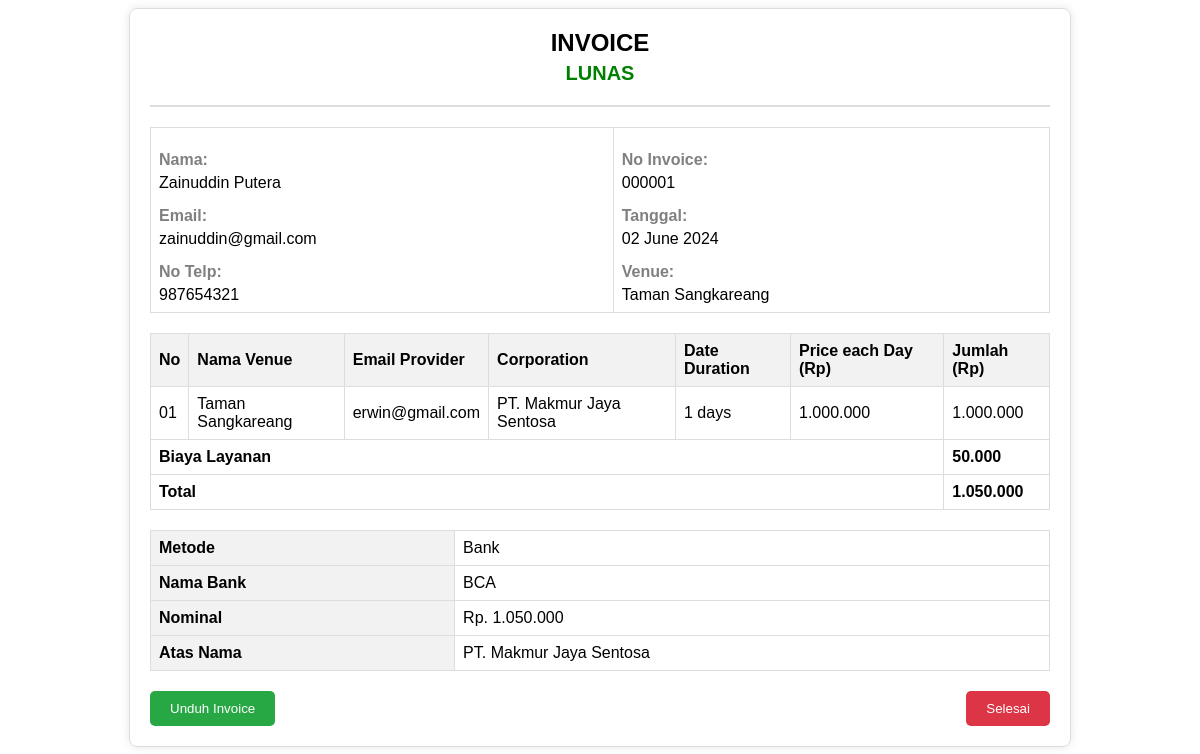
The app's page /Edorolli/User/invoice.php?id_user=1&id_invoice=1 with its own data.
### tables this page shows
CREATE TABLE `invoice` (
  `id_invoice` int(11) NOT NULL,
  `booking_id` int(11) NOT NULL,
  `date` date NOT NULL,
  `total_amount` decimal(10,2) NOT NULL,
  `payment_method` enum('bri','bca','mandiri','bni','alfamart','indomart','dana','ovo','shopeepay','linkaja') NOT NULL,
  `service_fee` decimal(10,2) NOT NULL
);

CREATE TABLE `user` (
  `id` int(10) NOT NULL,
  `gmail` varchar(30) DEFAULT NULL,
  `name` varchar(255) DEFAULT NULL,
  `password` varchar(255) DEFAULT NULL,
  `gender` enum('Laki-laki','Perempuan') DEFAULT NULL,
  `nomorhp` bigint(18) DEFAULT NULL,
  `alamat` varchar(255) DEFAULT NULL
);

CREATE TABLE `venue` (
  `id_venue` int(10) NOT NULL,
  `nama_venue` varchar(30) DEFAULT NULL,
  `deskripsi_fasilitas` text DEFAULT NULL,
  `alamat` varchar(255) DEFAULT NULL,
  `penanggung_jawab` varchar(30) DEFAULT NULL,
  `kapasitas` int(30) DEFAULT NULL,
  `harga` int(255) DEFAULT NULL,
  `kota` varchar(255) DEFAULT NULL,
  `gambar` text NOT NULL,
  `jenis_instansi` enum('Pemerintah','Swasta') DEFAULT NULL,
  `id_provider` int(10) DEFAULT NULL,
  `main_venue` tinyint(1) DEFAULT 0
);

CREATE TABLE `provider` (
  `id_provider` int(10) NOT NULL,
  `gmail` varchar(30) DEFAULT NULL,
  `username` varchar(30) DEFAULT NULL,
  `lembaga` varchar(200) NOT NULL,
  `password` varchar(255) DEFAULT NULL,
  `nomorhp` bigint(18) DEFAULT NULL,
  `alamat` varchar(255) DEFAULT NULL
);

CREATE TABLE `booking` (
  `id` int(11) NOT NULL,
  `user_id` int(11) DEFAULT NULL,
  `start_date` date NOT NULL,
  `end_date` date NOT NULL,
  `status` enum('waiting','confirmed','reserved') NOT NULL,
  `metode_pembayaran` enum('bri','bca','mandiri','bni','alfamart','indomart','dana','ovo','shopeepay','linkaja') NOT NULL,
  `id_venue` int(11) DEFAULT NULL
);

### Edorolli/User/invoice.php (the view, shortened to what this page needs)
<?php
$conn = connectDatabase();
$id_user = isset($_GET['id_user']) ? intval($_GET['id_user']) : 0;
$id_invoice = isset($_GET['id_invoice']) ? intval($_GET['id_invoice']) : 0;
$sql_invoice = "SELECT i.*, b.*, v.nama_venue, v.alamat as venue_address, v.harga, p.gmail as provider_email, p.lembaga, u.name as user_name, u.gmail as user_email, u.nomorhp as user_phone
                FROM invoice i
                JOIN booking b ON i.booking_id = b.id
                JOIN venue v ON b.id_venue = v.id_venue
                JOIN provider p ON v.id_provider = p.id_provider
                JOIN user u ON b.user_id = u.id
                WHERE i.id_invoice = ? AND u.id = ?";
$stmt_invoice = $conn->prepare($sql_invoice);
$stmt_invoice->bind_param("ii", $id_invoice, $id_user);
$stmt_invoice->execute();
$result_invoice = $stmt_invoice->get_result();
$invoice = $result_invoice->fetch_assoc();
$date1 = new DateTime($invoice['start_date']);
$date2 = new DateTime($invoice['end_date']);
$interval = $date1->diff($date2);
$days = $interval->days + 1;
$price_per_day = $invoice['harga'];
$total_price = $price_per_day * $days;
$service_fee = $invoice['service_fee'];
$grand_total = $invoice['total_amount'];
$metode_pembayaran = $invoice['payment_method'];
if (in_array($metode_pembayaran, ['bri', 'bca', 'mandiri', 'bni'])) {
    $metode = 'Bank';
    $nama_metode = strtoupper($metode_pembayaran);
} elseif (in_array($metode_pembayaran, ['alfamart', 'indomart'])) {
    $metode = 'Gerai';
    $nama_metode = ucfirst($metode_pembayaran);
} elseif (in_array($metode_pembayaran, ['dana', 'ovo', 'shopeepay', 'linkaja'])) {
    $metode = 'E-Wallet';
    $nama_metode = ucfirst($metode_pembayaran);
}
?>
<!DOCTYPE html>
<html lang="en">
<head>
    <link rel="stylesheet" href="../css/invoice.css">
</head>
<body>
    <div class="invoice-wrapper">
        <div class="invoice-header">
            <h1>INVOICE</h1>
            <h2>LUNAS</h2>
        </div>
        <div class="invoice-content">
            <table class="invoice-details">
                <tr>
                    <td>
                        <div class="invoice-label">Nama:</div> <?php echo htmlspecialchars($invoice['user_name']); ?><br>
                        <div class="invoice-label">Email:</div> <?php echo htmlspecialchars($invoice['user_email']); ?><br>
                        <div class="invoice-label">No Telp:</div> <?php echo htmlspecialchars($invoice['user_phone']); ?>
                    </td>
                    <td>
                        <div class="invoice-label">No Invoice:</div> <?php echo sprintf('%06d', $invoice['id_invoice']); ?><br>
                        <div class="invoice-label">Tanggal:</div> <?php echo date('d F Y', strtotime($invoice['date'])); ?><br>
                        <div class="invoice-label">Venue:</div> <?php echo htmlspecialchars($invoice['nama_venue']); ?>
                    </td>
                </tr>
            </table>
            <table class="invoice-details">
                <tr>
                    <th>No</th>
                    <th>Nama Venue</th>
                    <th>Email Provider</th>
                    <th>Corporation</th>
                    <th>Date Duration</th>
                    <th>Price each Day (Rp)</th>
                    <th>Jumlah (Rp)</th>
                </tr>
                <tr>
                    <td>01</td>
                    <td><?php echo htmlspecialchars($invoice['nama_venue']); ?></td>
                    <td><?php echo htmlspecialchars($invoice['provider_email']); ?></td>
                    <td><?php echo htmlspecialchars($invoice['lembaga']); ?></td>
                    <td><?php echo $days . " days"; ?></td>
                    <td><?php echo number_format($price_per_day, 0, ',', '.'); ?></td>
                    <td><?php echo number_format($total_price, 0, ',', '.'); ?></td>
                </tr>
                <tr class="total-row">
                    <td colspan="6">Biaya Layanan</td>
                    <td><?php echo number_format($service_fee, 0, ',', '.'); ?></td>
                </tr>
                <tr class="total-row">
                    <td colspan="6">Total</td>
                    <td><?php echo number_format($grand_total, 0, ',', '.'); ?></td>
                </tr>
            </table>
            <table class="payment-details">
                <tr>
                    <th>Metode</th>
                    <td><?php echo $metode; ?></td>
                </tr>
                <tr>
                    <th>Nama <?php echo $metode; ?></th>
                    <td><?php echo $nama_metode; ?></td>
                </tr>
                <tr>
                    <th>Nominal</th>
                    <td>Rp. <?php echo number_format($grand_total, 0, ',', '.'); ?></td>
                </tr>
                <tr>
                    <th>Atas Nama</th>
                    <td><?php echo htmlspecialchars($invoice['lembaga']); ?></td>
                </tr>
            </table>
        </div>
        <div class="invoice-footer">
            <div class="invoice-buttons">
                <button class="download" onclick="window.print()">Unduh Invoice</button>
                <button class="complete" onclick="window.location.href='../User/User.php'">Selesai</button>
            </div>
        </div>
    </div>
</body>
</html>

### Edorolli/css/invoice.css (style rules this page uses)
body { font-family: 'Poppins', sans-serif; }
.invoice-wrapper { max-width: 900px; margin: 0 auto; padding: 20px; border: 1px solid #ddd; border-radius: 8px; box-shadow: 0 0 10px rgba(0, 0, 0, 0.1); }
.invoice-header { text-align: center; border-bottom: 2px solid #ddd; padding-bottom: 10px; margin-bottom: 20px; }
.invoice-header h1 { margin: 0; font-size: 24px; }
.invoice-header h2 { margin: 5px 0 10px; font-size: 20px; color: green; }
.invoice-content { margin-bottom: 20px; }
.invoice-details, .payment-details { width: 100%; margin-bottom: 20px; border-collapse: collapse; }
.invoice-details th, .invoice-details td, .payment-details th, .payment-details td { border: 1px solid #ddd; padding: 8px; text-align: left; }
.invoice-details th, .payment-details th { background-color: #f2f2f2; }
.total-row { font-weight: bold; }
.payment-details td { text-align: left; }
.invoice-buttons { display: flex; justify-content: space-between; margin-top: 20px; }
.invoice-buttons button { padding: 10px 20px; border: none; border-radius: 5px; cursor: pointer; color: white; }
.invoice-buttons .download { background-color: #28a745; }
.invoice-buttons .complete { background-color: #dc3545; }
.invoice-label { font-weight: bold; color: gray; margin-bottom: 5px; margin-top: 15px; }

### records on screen
invoice: user.name "Zainuddin Putera", user.gmail "zainuddin@gmail.com", user.nomorhp "987654321", id_invoice "000001", date "02 June 2024", venue.nama_venue "Taman Sangkareang", provider.gmail "erwin@gmail.com", provider.lembaga "PT. Makmur Jaya Sentosa", booking.end_date "1", venue.harga "1.000.000", service_fee "50.000", total_amount "1.050.000", payment_method "Bank", payment_method "BCA"
